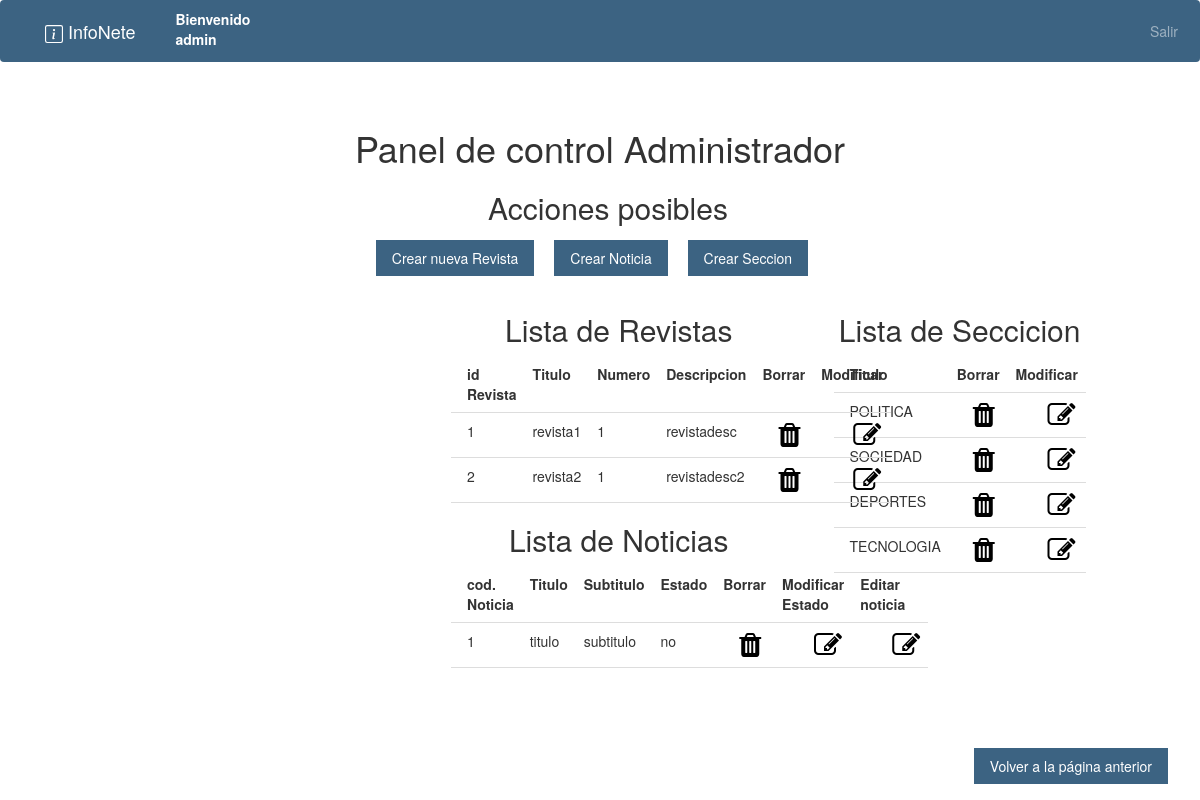
Before: /interno.php?page=admRevista (signed in) with the older database file.
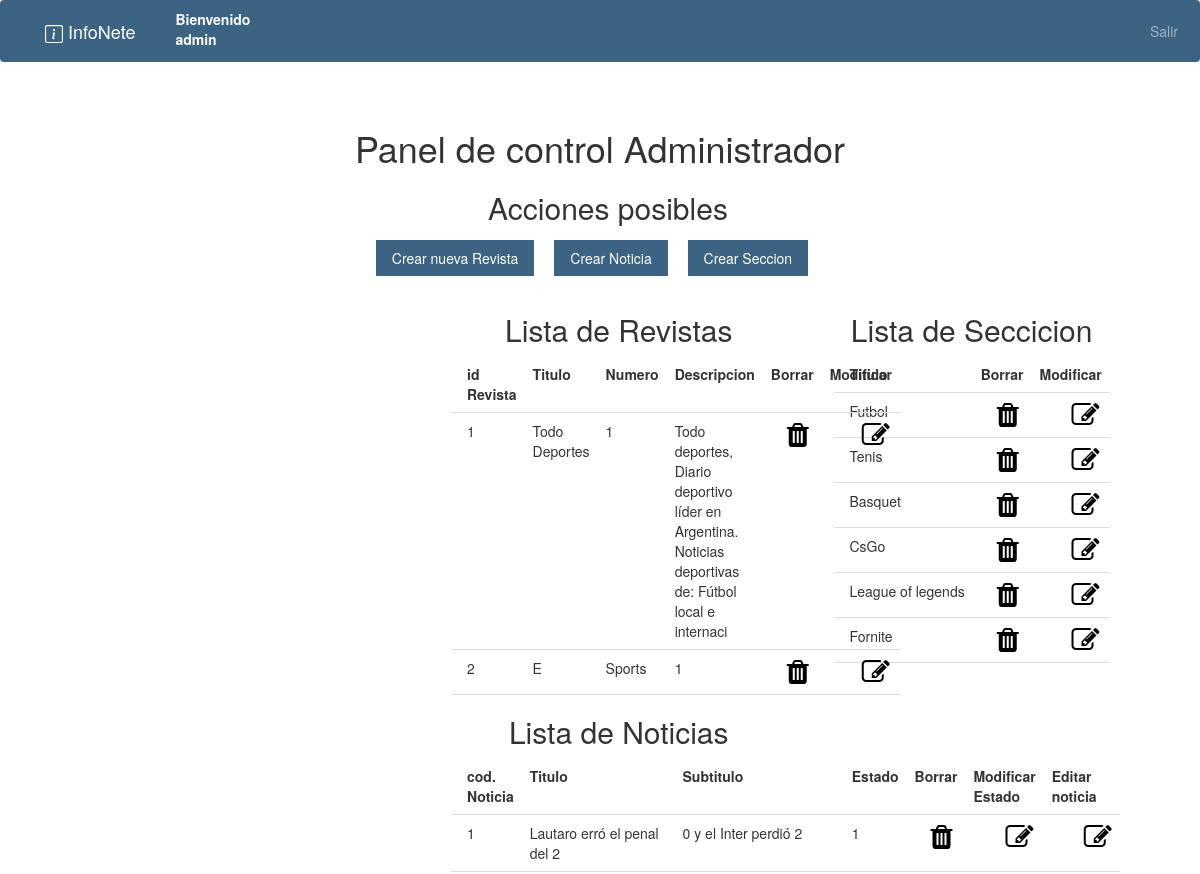
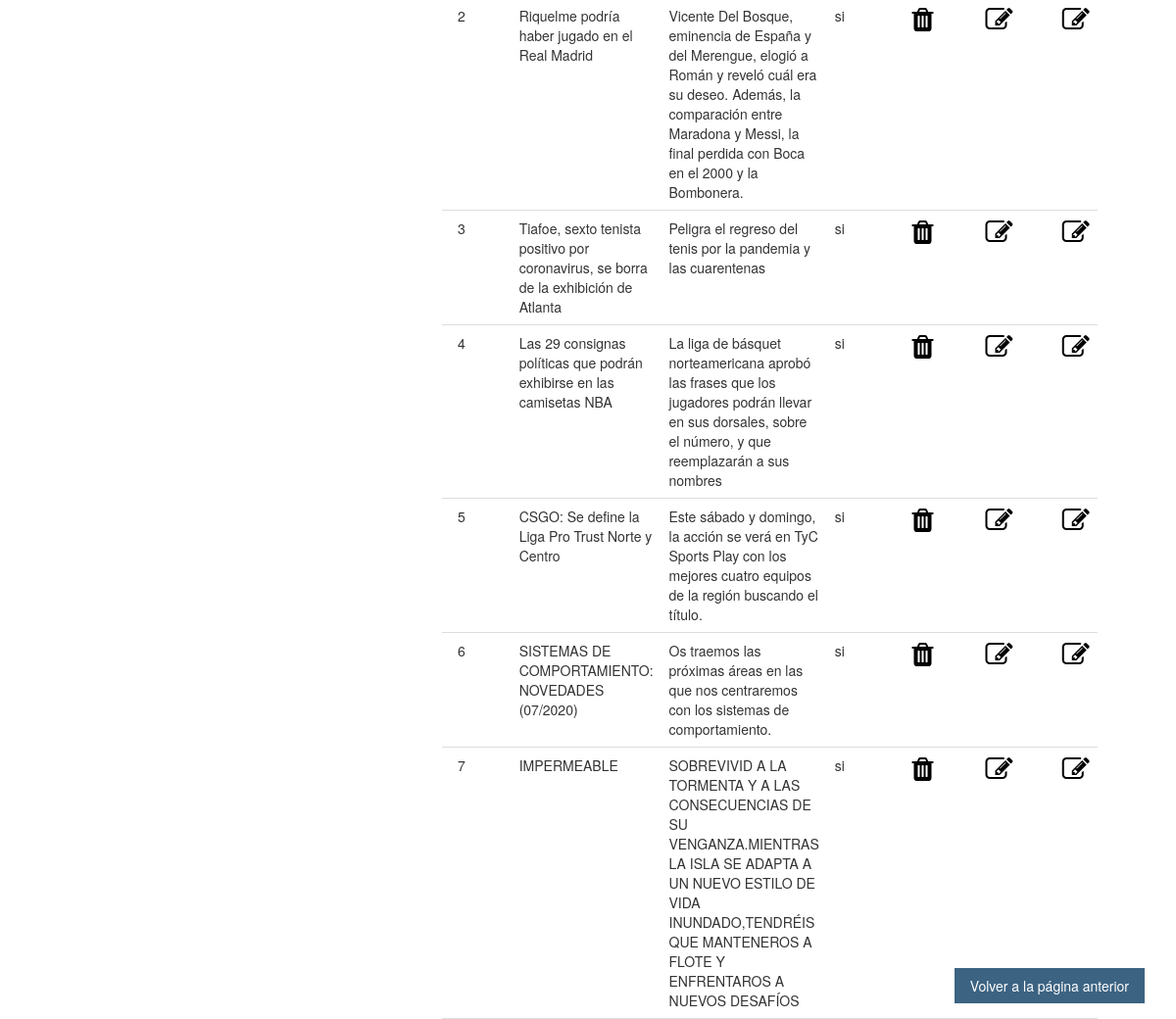
After: the same page with the newer database file (2 pictures, top to bottom).
### tables this page shows
CREATE TABLE Diario_Revista
(
Id int NOT NULL auto_increment,
Titulo  varchar(50),
Numero int NOT NULL,
Descripcion varchar(100),
imagen_revista varchar(200),
CONSTRAINT PK_Revista PRIMARY KEY (Id)
);

CREATE TABLE Noticia
(
Cod_noticia int NOT NULL auto_increment,
Titulo varchar(200) NOT NULL, 
Subtitulo varchar(500) NOT NULL,  
informe_noticia varchar(10000) NOT NULL,									 									
imagen_noticia varchar(200),									
Cod_seccion int NOT NULL,
Cod_contenidista int NOT NULL,
EstadoAutorizado varchar(2),
CONSTRAINT PK_Noticia PRIMARY KEY (Cod_noticia),
CONSTRAINT FK_Seccion_Noticia FOREIGN KEY (Cod_seccion) REFERENCES Seccion (Cod_seccion),
CONSTRAINT FK_Noticia_Usuario FOREIGN KEY (Cod_contenidista) REFERENCES Usuario (Id_usuario)  
);

CREATE TABLE Seccion     
(
Cod_seccion int NOT NULL auto_increment,
Descripcion varchar(50),
Cod_revista int NOT NULL,
CONSTRAINT PK_Descripcion PRIMARY KEY (Cod_seccion),
CONSTRAINT FK_Seccion_Revista FOREIGN KEY (Cod_revista) REFERENCES Diario_Revista(Id) 
);

### controller/RevistaController.php (called while the page is built, shortened)
<?php
class RevistaController
{
    private $modelo;
    public function __construct()
    {
        include_once("model/RevistaModel.php");
        $this->modelo = new RevistaModel();
    }
    public function execute()
    {
        $resultadosNoticia=$this->modelo->executeBuscarNoticias();
        $resultadosRevista=$this->modelo->executeBuscarRevistas();
        $resultadosSeccion=$this->modelo->executeBuscarSeccion();
        include_once("view/revista/panelControlRevista.php");
    }
}

### helper/Database.php (called while the page is built, shortened)
<?php
class Database
{
    private $conexion;
    public function __construct()
    {
        $configuracion = parse_ini_file("config/config.ini");
        $servername = $configuracion["servername"];
        $username = $configuracion["username"];
        $dbname = $configuracion["dbname"];
        $password = $configuracion["password"];
        $conn = new mysqli($servername, $username, $password);
        $conn->select_db($dbname);
        $this->conexion = $conn;
    }
    public function queryBuscarNoticias()
    {
        $resultados = array();
        $stmt = $this->conexion->prepare("SELECT * FROM Noticia ");
        $stmt->execute();
        $result = $stmt->get_result();
        if ($result->num_rows === 0) {
            $_SESSION["sinNoticias"] = "0";
        } else {
            $i = 1;
            while ($row = $result->fetch_assoc()) {
                $codNoticia = $row['Cod_noticia'];
                $titulo = $row['Titulo'];
                $subTitulo = $row['Subtitulo'];
                $estadoAutorizado = $row['EstadoAutorizado'];
                $imagen=$row ["imagen_noticia"];
                $resultados[$i] = $codNoticia . "-" . $titulo . "-" . $subTitulo . "-" . $estadoAutorizado . "-".$imagen;
                $i++;
            }
            return $resultados;
        }
    }
    public function queryBuscarRevistas()
    {
        $resultados = array();
        $stmt2 = $this->conexion->prepare("SELECT * FROM Diario_Revista");
        $stmt2->execute();
        $result = $stmt2->get_result();
        if ($result->num_rows === 0) {
            $_SESSION["sinDatos"] = "0";
        } else {
            $i = 1;
            while ($row = $result->fetch_assoc()) {
                $id = $row['Id'];
                $titulo = $row['Titulo'];
                $numero = $row['Numero'];
                $descripcion = $row['Descripcion'];
                $imagen = $row['imagen_revista'];
                $resultados[$i] = $id . "-" . $titulo . "-" . $numero . "-" . $descripcion . "-".$imagen;
                $i++;
            }
            return $resultados;
        }
    }
    public function queryBuscarSeccion()
    {
        $resultados=array();
        $stmt = $this->conexion->prepare("SELECT * FROM Seccion ");
        $stmt->execute();
        $result = $stmt->get_result();
        if ($result->num_rows === 0) {
            $_SESSION["sinSeccion"] = "0";
        } else {
            $i = 1;
            while ($row = $result->fetch_assoc()) {
                $codSeccion = $row['Cod_seccion'];
                $descripcion = $row['Descripcion'];
                $resultados[$i] = $codSeccion . "-" . $descripcion;
                $i++;
            }
            return $resultados;
        }
    }
}

### model/RevistaModel.php (called while the page is built, shortened)
<?php
include_once("helper/Database.php");
class RevistaModel
{
    private $conexion;
    public function __construct()
    {
        $this->conexion = new Database();
    }
    public function executeBuscarRevistas()
    {
        return $this->conexion->queryBuscarRevistas();
    }
    public function executeBuscarNoticias()
    {
       return $this->conexion->queryBuscarNoticias();
    }
    public function executeBuscarSeccion()
    {
         return $this->conexion->queryBuscarSeccion();
    }
}

### view/revista/panelControlRevista.php (the view, shortened to what this page needs)
<?php
if (isset($_SESSION["usuarioOK"])) {
    $usuario = $_SESSION["usuarioOK"];
    $pos = explode("-", $usuario);
    ?>
    <html>
    <link rel="stylesheet" href="https://maxcdn.bootstrapcdn.com/bootstrap/3.3.6/css/bootstrap.min.css">
    <link rel="stylesheet" href="https://stackpath.bootstrapcdn.com/font-awesome/4.7.0/css/font-awesome.min.css">
    <body>
    <div class="w3-container w3-center">
        <h1 class="">Panel de control Administrador</h1>
        <h2 class="w3-margin-left w3-margin-bottom" style="margin-top: 2%">Acciones posibles</h2>
        <div class="w3-container w3-margin-top w3-margin-bottom">
            <a href="interno.php?page=crearRevista" class="w3-button bg-primary w3-hover-black w3-margin-right"
               style="text-decoration: none">Crear nueva Revista</a>
            <a href="interno.php?page=crearNoticia" class="w3-button bg-primary w3-hover-black w3-margin-right"
               style="text-decoration: none">Crear Noticia</a>
            <a href="interno.php?page=crearSeccion" class="w3-button bg-primary w3-hover-black w3-margin-right"
               style="text-decoration: none">Crear Seccion</a>
        </div>
    </div>
    <div class="row w3-center" style="margin-left: 35%">
        <div class="col  col-md-6">
            <div class="w3-container">
                <h2>Lista de Revistas</h2>
                <table class="w3-table w3-bordered">
                    <tr class="w3-center">
                        <th>id Revista</th>
                        <th>Titulo</th>
                        <th>Numero</th>
                        <th>Descripcion</th>
                        <th>Borrar</th>
                        <th>Modificar</th>
                    </tr>
            </div>
            <?php
            if (isset($resultadosRevista)) {
                $tam = sizeof($resultadosRevista);
                for ($i = 1; $i <= $tam; $i++) {
                    $posi = explode("-", $resultadosRevista[$i]);
                    echo "<div>";
                    echo "<td>$posi[0]</td>";
                    echo "<td>$posi[1]</td>";
                    echo "<td>$posi[2]</td>";
                    echo "<td>$posi[3]</td>";
                    echo "<td>";
                    echo "<div class='w3-margin-left'><a href='interno.php?page=borrarRevista&idRevista=$posi[0]'style='color: black'><i class=\"fa fa-trash fa-2x\" aria-hidden=\"true\"></i></a></div>";
                    echo "</td>";
                    echo "<td>";
                    echo "<div class='w3-margin-left'><div class='w3-margin-left'><a href='interno.php?page=redirectRevista&cod_revista=$posi[0]' style='color: black'>
                              <i class=\"fa fa-pencil-square-o fa-2x\" aria-hidden=\"true\" href='#'></i></a></div></div>";
                    echo "</td>";
                }
            }
            ?>
        </div>
        <div class="w3-container">
            <h2>Lista de Noticias</h2>
            <table class="w3-table w3-bordered">
                <tr>
                    <th>cod. Noticia</th>
                    <th>Titulo</th>
                    <th>Subtitulo</th>
                    <th>Estado</th>
                    <th>Borrar</th>
                    <th>Modificar Estado</th>
                    <th>Editar noticia</th>
                </tr>
                <?php
                if (isset($resultadosNoticia)) {
                    $tam = sizeof($resultadosNoticia);
                    for ($i = 1; $i <= $tam; $i++) {
                        $posN = explode("-", $resultadosNoticia[$i]);
                        echo "<tr>";
                        echo "<td>$posN[0]</td>";
                        echo "<td>$posN[1]</td>";
                        echo "<td>$posN[2]</td>";
                        echo "<td>$posN[3]</td>";
                        if ($pos[2] == 1) {
                            echo "<td>";
                            echo "<div class='w3-margin-left'><a href='interno.php?page=borrarNoticia&idNoticia=$posN[0]' style='color: black'><i class=\"fa fa-trash fa-2x\" aria-hidden=\"true\"></i></a></div>";
                            echo "</td>";
                            echo "<td>";
                            echo "<div class='w3-margin-left'><div class='w3-margin-left'><a href='interno.php?page=cambiarEstadoNoticia&idNoticia=$posN[0]' style='color: black'>
                              <i class=\"fa fa-pencil-square-o fa-2x\" aria-hidden=\"true\" href='#'></i></a></div></div>";
                            echo "</td>";
                            echo "<td>";
                            echo "<div class='w3-margin-left'><div class='w3-margin-left'><a href='interno.php?page=redirect&cod_noticia=$posN[0]' style='color: black'>
                              <i class=\"fa fa-pencil-square-o fa-2x\" aria-hidden=\"true\" href='#'></i></a></div></div>";
                            echo "</td>";
                        }
                        echo "</tr>";
                    }
                }
                ?>
            </table>
        </div>
    </div>
    <div class="w3-container">
        <h2>Lista de Seccicion</h2>
        <table class="w3-table w3-bordered">
            <tr>
                <th>Titulo</th>
                <th>Borrar</th>
                <th>Modificar</th>
            </tr>
            <?php
            if (isset($resultadosSeccion)) {
                $tam = sizeof($resultadosSeccion);
                for ($i = 1; $i <= $tam; $i++) {
                    $posS = explode("-",$resultadosSeccion[$i]);
                    echo "<tr>";
                    echo "<td>$posS[1]</td>";
                    if ($pos[2] == 1) {
                        echo "<td>";
                        echo "<div class='w3-margin-left'><a href='interno.php?page=borrarSeccion&idSeccion=$posS[0]' style='color: black'><i class=\"fa fa-trash fa-2x\" aria-hidden=\"true\"></i></a></div>";
                        echo "</td>";
                        echo "<td>";
                        echo "<div class='w3-margin-left'><div class='w3-margin-left'><a href='interno.php?page=redirectSeccion&idSeccion=$posS[0]' style='color: black'>
                              <i class=\"fa fa-pencil-square-o fa-2x\" aria-hidden=\"true\" href='#'></i></a></div></div>";
                        echo "</td>";
                    }
                    echo "</tr>";
                }
            }
            ?>
        </table>
    </div>
    </div>
    <div class="w3-display-bottomright w3-margin-bottom w3-margin-right">
        <a href="interno.php?page=panelControl" class="w3-button bg-primary w3-hover-black w3-margin-right"
           style="text-decoration: none">Volver a la página anterior</a></div>
    </body>
    </html>
    <?php
} else {
    header("Location: index.php");
    exit();
}
?>

### view/partial/headerInteno.php (shortened to what this page needs)
<?php
if(isset($_SESSION["usuarioOK"])) {
    $usuario = $_SESSION["usuarioOK"];
    $pos = explode("-", $usuario);
}
?>
<!DOCTYPE html>
<html>
<head>
    <link rel="stylesheet" href="view/css/bootstrap.min.css">
    <link rel="stylesheet" href="view/css/estilos.css">
    <link rel="stylesheet" href="view/css/style.css">
    <link rel="stylesheet" href="view/css/w3.css">
</head>
<body>
<nav class="navbar navbar-expand-lg navbar-dark bg-primary">
    <div class="container">
        <a class="navbar-brand" href="index.php">
                <span>
                </span> InfoNete
        </a>
        <div class="collapse navbar-collapse align-content-center">
            <ul class="navbar-nav ml-auto align-content-center">
                <li class="nav-item active align-content-center text-white">
                    <?php if(isset($_SESSION["usuarioOK"])) { ?>
                        <label>Bienvenido <?php echo $pos[1];?></label>
                    <?php } ?>
                </li>
            </ul>
        </div>
        <div class="collapse navbar-collapse" >
            <?php if(isset($_SESSION["usuarioOK"])) {
            ?>
            <ul class="navbar-nav ml-auto">
                <li class="nav-item w3-margin-right w3-display-right">
                    <a class="nav-link" href="view/logOut.php">Salir</a>
                </li>
                <?php
                }
                ?>
            </ul>
        </div>
    </div>
</nav>
<div class="w3-content" style="max-width:2000px;margin-top:46px">
</html>

### interno.php (shortened to what this page needs)
<?php
include_once("view/partial/headerInteno.php");
$page = isset($_GET["page"]) ? $_GET["page"] : "inicioAdm";
switch ($page) {
    case "admRevista":
        include_once("controller/RevistaController.php");
        $controller = new RevistaController();
        $controller->execute();
        break;
}

### view/css/estilos.css (style rules this page uses)
.bg-primary { background-color: #3c6382 !important; }

### view/css/style.css (style rules this page uses)
.bg-primary { background-color: #3c6382 !important; }

### view/css/w3.css (style rules this page uses)
*,*:before,*:after { box-sizing:inherit }
html { -ms-text-size-adjust:100%;-webkit-text-size-adjust:100% }
body { margin:0 }
article,aside,details,figcaption,figure,footer,header,main,menu,nav,section { display:block }
a { background-color:transparent }
html,body { font-family:Verdana,sans-serif;font-size:15px;line-height:1.5 }
html { overflow-x:hidden }
h1 { font-size:36px }
h2 { font-size:30px }
h1,h2,h3,h4,h5,h6 { font-family:"Segoe UI",Arial,sans-serif;font-weight:400;margin:10px 0 }
a { color:inherit }
.w3-table,.w3-table-all { border-collapse:collapse;border-spacing:0;width:100%;display:table }
.w3-bordered tr,.w3-table-all tr { border-bottom:1px solid #ddd }
.w3-table td,.w3-table th,.w3-table-all td,.w3-table-all th { padding:8px 8px;display:table-cell;text-align:left;vertical-align:top }
.w3-table th:first-child,.w3-table td:first-child,.w3-table-all th:first-child,.w3-table-all td:first-child { padding-left:16px }
.w3-btn,.w3-button { border:none;display:inline-block;padding:8px 16px;vertical-align:middle;overflow:hidden;text-decoration:none;color:inherit;background-color:inherit;text-align:center;cursor:pointer;white-space:nowrap }
.w3-btn,.w3-button { -webkit-touch-callout:none;-webkit-user-select:none;-khtml-user-select:none;-moz-user-select:none;-ms-user-select:none;user-select:none }
.w3-container:after,.w3-container:before,.w3-panel:after,.w3-panel:before,.w3-row:after,.w3-row:before,.w3-row-padding:after,.w3-row-padding:before, .w3-cell-row:before,.w3-cell-row:after,.w3-clear:after,.w3-clear:before,.w3-bar:before,.w3-bar:after { content:"";display:table;clear:both }
.w3-content,.w3-auto { margin-left:auto;margin-right:auto }
.w3-content { max-width:980px }
.w3-display-bottomright { position:absolute;right:0;bottom:0 }
.w3-display-right { position:absolute;top:50%;right:0%;transform:translate(0%,-50%);-ms-transform:translate(0%,-50%) }
.w3-container,.w3-panel { padding:0.01em 16px }
.w3-center { text-align:center!important }
.w3-margin-top { margin-top:16px!important }
.w3-margin-bottom { margin-bottom:16px!important }
.w3-margin-left { margin-left:16px!important }
.w3-margin-right { margin-right:16px!important }

Changed rows visible on the page:
changed diario_revista id 1: Titulo "revista1" → "Todo Deportes"; Descripcion "revistadesc" → "Todo deportes, Diario deportivo líder en Argentina. Noticias deportivas de: Fútbol local e internaci"
changed diario_revista id 2: Titulo "revista2" → "E"; Numero "1" → "Sports"; Numero "revistadesc2" → "1"
changed noticia id 1: Titulo "titulo" → "Lautaro erró el penal del 2"; Subtitulo "subtitulo" → "0 y el Inter perdió 2"; EstadoAutorizado "no" → "1"
added noticia: Cod_noticia "2", Titulo "Riquelme podría haber jugado en el Real Madrid", Subtitulo "Vicente Del Bosque, eminencia de España y del Merengue, elogió a Román y reveló cuál era su deseo. Además, la comparación entre Maradona y Messi, la final perdida con Boca en el 2000 y la Bombonera.", EstadoAutorizado "si"
added noticia: Cod_noticia "3", Titulo "Tiafoe, sexto tenista positivo por coronavirus, se borra de la exhibición de Atlanta", Subtitulo "Peligra el regreso del tenis por la pandemia y las cuarentenas", EstadoAutorizado "si"
added noticia: Cod_noticia "4", Titulo "Las 29 consignas políticas que podrán exhibirse en las camisetas NBA", Subtitulo "La liga de básquet norteamericana aprobó las frases que los jugadores podrán llevar en sus dorsales, sobre el número, y que reemplazarán a sus nombres", EstadoAutorizado "si"
added noticia: Cod_noticia "5", Titulo "CSGO: Se define la Liga Pro Trust Norte y Centro", Subtitulo "Este sábado y domingo, la acción se verá en TyC Sports Play con los mejores cuatro equipos de la región buscando el título.", EstadoAutorizado "si"
added noticia: Cod_noticia "6", Titulo "SISTEMAS DE COMPORTAMIENTO: NOVEDADES (07/2020)", Subtitulo "Os traemos las próximas áreas en las que nos centraremos con los sistemas de comportamiento.", EstadoAutorizado "si"
added noticia: Cod_noticia "7", Titulo "IMPERMEABLE", Subtitulo "SOBREVIVID A LA TORMENTA Y A LAS CONSECUENCIAS DE SU VENGANZA.MIENTRAS LA ISLA SE ADAPTA A UN NUEVO ESTILO DE VIDA INUNDADO,TENDRÉIS QUE MANTENEROS A FLOTE Y ENFRENTAROS A NUEVOS DESAFÍOS", EstadoAutorizado "si"
changed seccion: Descripcion "POLITICA" → "Futbol"
changed seccion: Descripcion "SOCIEDAD" → "Tenis"
changed seccion: Descripcion "DEPORTES" → "Basquet"
changed seccion: Descripcion "TECNOLOGIA" → "CsGo"
added seccion: Descripcion "League of legends"
added seccion: Descripcion "Fornite"
